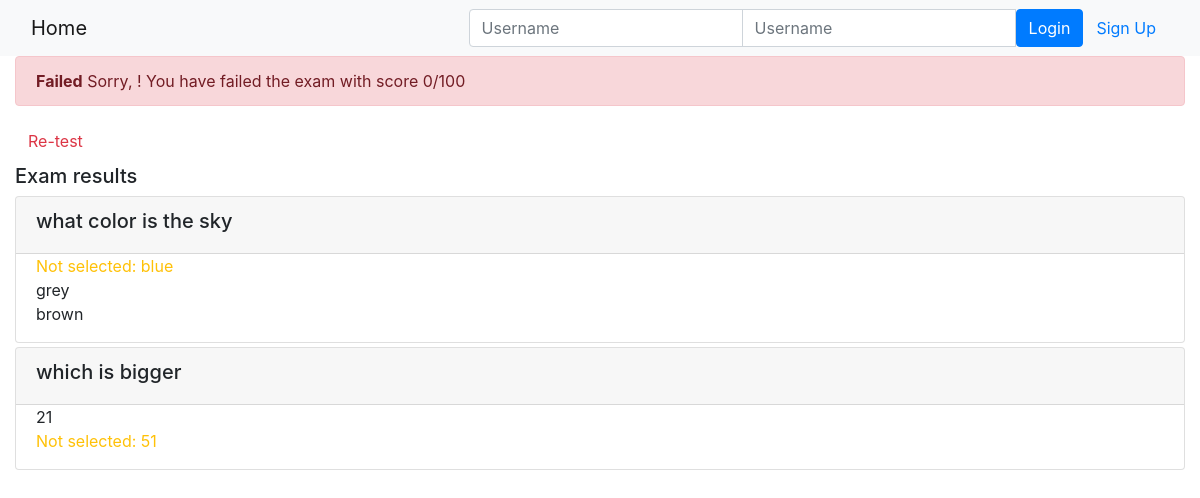
/onlinecourse/course/2/submission/2/result/, run on the app's committed database.
### onlinecourse/models.py (models this page shows, shortened)
class Question(models.Model):
    lesson = models.ForeignKey(Lesson, on_delete=models.CASCADE)
    course = models.ForeignKey(Course, on_delete=models.CASCADE) # Foreign key to lesson
    question_text = models.CharField(max_length=200)
    grade = models.FloatField() # question grade/mark

class Choice(models.Model):
    question = models.ForeignKey(Question, on_delete=models.CASCADE)
    choice_text = models.CharField(max_length=30)
    is_correct = models.BooleanField()

### onlinecourse/views.py (the view)
# urls.py: path('course/<int:course_id>/submission/<int:submission_id>/result/', views.show_exam_result, name="exam_result"),
def show_exam_result(request, course_id, submission_id):
    context = {}
    course      = get_object_or_404(Course, pk=course_id)
    submission = Submission.objects.get(id=submission_id)
    choices = submission.choices.all()
    total_score = 0
    for choice in choices:
        if choice.is_correct:
            total_score += choice.question.grade
    context['course'] = course
    context['grade'] = total_score
    context['choices'] = choices
    return render(request, 'onlinecourse/exam_result_bootstrap.html', context)

### onlinecourse/templates/onlinecourse/exam_result_bootstrap.html (shortened to what this page needs)
<!DOCTYPE html>
<html lang="en">
<head>
    {% load static %}
    <link rel="stylesheet" href="https://maxcdn.bootstrapcdn.com/bootstrap/4.5.2/css/bootstrap.min.css">
</head>
<body>
 <nav class="navbar navbar-light bg-light">
    <div class="container-fluid">
        <div class="navbar-header">
              <a class="navbar-brand" href="{% url 'onlinecourse:index' %}">Home</a>
        </div>
        <ul class="nav navbar-nav navbar-right">
            {% if user.is_authenticated %}
            <li>
                <a class="btn btn-link" href="#">{{ user.first_name }}({{ user.username }})</a>
                <a class="btn btn-link" href="{% url 'onlinecourse:logout' %}">Logout</a>
            </li>
            {% else %}
            <li>
                <form class="form-inline" action="{% url 'onlinecourse:login' %}" method="post">
                    <div class="input-group">
                        <input type="text" class="form-control" placeholder="Username" name="username" >
                        <input type="password" class="form-control" placeholder="Username" name="psw" >
                        <button class="btn btn-primary" type="submit">Login</button>
                        <a class="btn btn-link" href="{% url 'onlinecourse:registration' %}">Sign Up</a>
                    </div>
                </form>
            </li>
            {% endif %}
        </ul>
    </div>
</nav>
<div class="container-fluid">
    {% if grade >= 80 %}
    <div class="alert alert-success">
        <b>Congratulations, {{ user.first_name }}!</b> You have passed the exam and completed the course with score {{ grade }}/100
    </div>
    {% else %}
    <div class="alert alert-danger">
        <b>Failed</b> Sorry, {{ user.first_name }}! You have failed the exam with score {{ grade }}/100
    </div>
    <a class="btn btn-link text-danger" href="{% url 'onlinecourse:course_details' course.id %}">Re-test</a>
    {% endif %}
    <div class="card-columns-vertical mt-1">
        <h5 class="">Exam results</h5>
        {% for question in course.question_set.all %}
        <div class="card mt-1">
            <div class="card-header"><h5>{{ question.question_text }}</h5></div>
            <div class="form-group">
                {% for choice in question.choice_set.all %}
                <div class="form-check">
                    {% if choice.is_correct and choice in choices %}
                    <div class="text-success">Correct answer: {{ choice.choice_text }}</div>
                    {% else %}{% if choice.is_correct and not choice in choices %}
                    <div class="text-warning">Not selected: {{ choice.choice_text }}</div>
                    {% else %}{% if not choice.is_correct and choice in choices %}
                    <div class="text-danger">Wrong answer: {{ choice.choice_text }}</div>
                    {% else %}
                    <div>{{ choice.choice_text }}</div>
                    {% endif %}{% endif %}{% endif %}
                </div>
                {% endfor %}
            </div>
        </div>
        {% endfor %}
    </div>
</body>
</html>

### data on the page
Question: question_text "what color is the sky"
Choice: choice_text "blue"
Choice: choice_text "grey"
Choice: choice_text "brown"
Question: question_text "which is bigger"
Choice: choice_text "21"
Choice: choice_text "51"

### other printed values
{{ grade }} "0"
